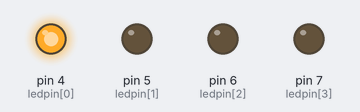
Bench run of a sketch on a simulated Arduino Uno, built with avr-gcc and run on an emulated ATmega328P. On the bench: output pins drawn as LEDs (lit = HIGH).

Above: at 0.5 s.
At 1.5 s:
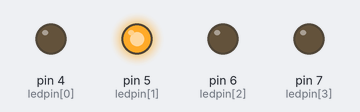
At 2.5 s:
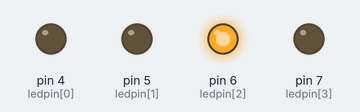
At 3.5 s:
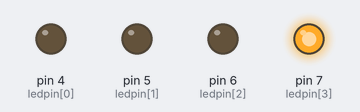
Timing chart, 0 to 5.2 s (numbered marks = the images above):
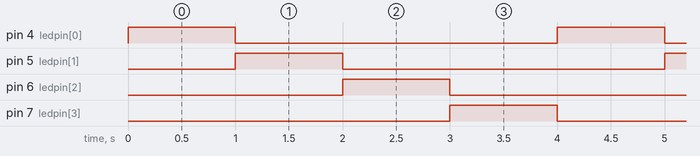

The sketch:

ledBlink1.0.ino
```cpp
// set pin numbers:
int ledpin[] = {4,5,6,7};
const int ledcount = 4;

void setup() {
  // initialize the LED pin as an output:
  for(int i = 0; i<ledcount; i++){
    pinMode(ledpin[i],OUTPUT);
    }
}


void barGraphDisplay(int ledOn) {
  // make the "ledOn"th LED of LED bar graph on and the others off
  for (int i = 0; i < ledcount; i++) {
    if (i == ledOn)
   digitalWrite(ledpin[i], HIGH);
    else
   digitalWrite(ledpin[i], LOW);
  }
  delay(1000);
}

void loop() {
  for (int i = 0; i < ledcount; i++) {
    barGraphDisplay(i);
}
}
```

Measured:
- by itself, pin 4 (ledpin[0]), pin 5 (ledpin[1]), pin 6 (ledpin[2]), pin 7 (ledpin[3]): alternates HIGH for 1.0 s and LOW for 3.0 s
- by itself, everything shown: repeats every 4.0 s, in 4 steps
